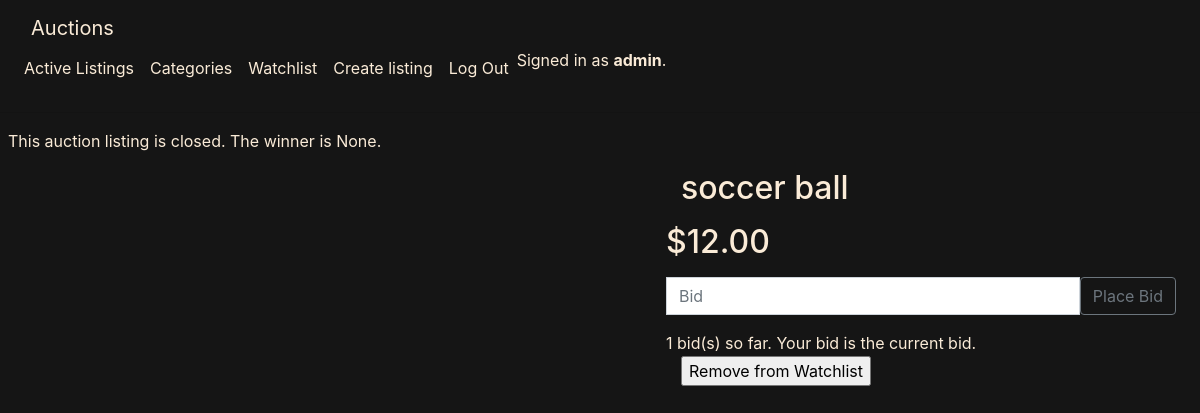
/listing/13 (signed in), run on the app's committed database.
### auctions/models.py (models this page shows, shortened)
class User(AbstractUser):
    pass

class Listing(m.Model):
    title = m.CharField(max_length=50)
    description = m.TextField()
    price = m.FloatField()
    categ = m.ForeignKey('Category', on_delete=m.SET_NULL, blank=True, null=True)
    date = m.DateTimeField(auto_now_add=True)
    image_url = m.TextField(blank=True, null=True)
    creator = m.ForeignKey(User, related_name="listings", on_delete=m.CASCADE)
    winner = m.ForeignKey(User, related_name="won", on_delete=m.SET_NULL, blank=True, null=True)
    active = m.BooleanField(default=True, null=False, blank=False)

### auctions/views.py (the view)
# urls.py: path("listing/<int:listing_id>", views.listing, name="listing"),
def listing(request, listing_id):
    try:
        l = Listing.objects.get(pk=listing_id)
        if request.user.is_authenticated:
            w = Watchlist.objects.get(owner=request.user)
            if w.listings.contains(l):
                watchlisted = True
            else:
                watchlisted = False
        else:
            watchlisted = False
    except Listing.DoesNotExist:
        return render(request, "auctions/error.html", {"error": 1})
    except Watchlist.DoesNotExist:
        watchlisted = False
    bid_form = PlaceBidForm()
    bid_form.fields["amount"].widget.attrs["min"] = round(l.price * 1.1, 1)
    if request.user.is_authenticated:
        user_winning = Bid.objects.filter(listing=l, author=request.user,
                                amount=l.price)
    else:
        user_winning = False
    return render(request, "auctions/listing.html", {
        "listing": l,
        "watchlisted": watchlisted,
        "owner": l.creator == request.user,
        "active": l.active,
        "winner": l.winner == request.user,
        "bid_form": bid_form,
        "comment_form": AddCommentForm(),
        "comments": Comment.objects.filter(listing=l),
        "bid_count": len(Bid.objects.filter(listing=l)),
        "user_winning": user_winning
        })

### auctions/forms.py
class PlaceBidForm(f.ModelForm):
    class Meta:
        model = Bid
        fields = ('amount',)
        labels = {'amount': '',}
        widgets = {'amount': f.NumberInput(attrs={'class': 'form-control', 'placeholder': 'Bid'}),}

class AddCommentForm(f.ModelForm):
    class Meta:
        model = Comment
        fields = ('text',)
        labels = {'text': '',}
        widgets = {'text': f.Textarea(attrs={'class': 'form-control', 'placeholder': 'Comment'}),}

### auctions/templates/auctions/listing.html (shortened to what this page needs)
{% extends "auctions/layout.html" %}
{% load static %}
{% block extrahead %}
<link rel="stylesheet" href="{% static 'listing.css' %}">
{% endblock %}
{% block body %}
<div id="main" class="row m-2" >
  {% include 'auctions/listing-main.html' %}
</div>
{% endblock %}

### auctions/templates/auctions/layout.html (shortened to what this page needs)
{% load static %}
<!DOCTYPE html>
<html lang="en">
<head>
  <link rel="stylesheet" href="https://stackpath.bootstrapcdn.com/bootstrap/4.4.1/css/bootstrap.min.css"
>
  <link href="{% static 'auctions/layout.css' %}" rel="stylesheet">
    {% block extrahead %}{% endblock %}
</head>
<body>
  <nav class="navbar navbar-expand-lg bg-body-tertiary">
    <div class="container-fluid">
      <div class="row">
        <div class="col-md-2">
          <a class="navbar-brand" href="#">Auctions</a>
        </div>
        <div class="collapse navbar-collapse" id="navbarSupportedContent">
          <ul class="navbar-nav me-auto mb-2 mb-lg-0">
            <li class="nav-item">
              <a class="nav-link" href="{% url 'index' %}">Active Listings</a>
            </li>
            <li class="nav-item">
              <a class="nav-link" href="{% url 'categories' %}">Categories</a>
            </li>
            {% if user.is_authenticated %}
            <li class="nav-item">
              <a class="nav-link" href="{% url 'watchlist' %}">Watchlist</a>
            </li>
            <li class="nav-item">
              <a class="nav-link" href="{% url 'create' %}">Create listing</a>
            </li>
            <li class="nav-item">
              <a class="nav-link" href="{% url 'logout' %}">Log Out</a>
            </li>
            {% endif %}
            <span>
              {% if user.is_authenticated %}
              Signed in as <strong>{{ user.username }}</strong>.
              {% else %}
              Not signed in.
              {% endif %}
            </span>
          </ul>
        </div>
      </div>
    </div>
  </nav>
  <hr>
  {% block body %}
  {% endblock %}
</body>
</html>

### auctions/templates/auctions/listing-main.html (shortened to what this page needs)
{% load static %}
<div class="header">
  {% if not active and winner %}
    ¡You won the auction!
  {% elif not active and owner %}
    This auction listing is closed. The winner is {{ listing.winner }}.
  {% elif not active and not winner %}
    This auction listing is closed.
  {% endif %}
</div>
<div class="row p-3 w-100">
  <div class="col-md-7 text-center">
    <div class="img-cont">
    </div>
  </div>
  <div class="col-md-5">
    <div class="row h-25">
      <h2>{{ listing.title }}</h2>
    </div>
    <div class="row h-50 px-0">
      {% if user.is_authenticated %}
      <div class="row h-50">
        <h2 class="m-0 h-75">${{ listing.price | floatformat:"2g" }}</h2>
      </div>
      <div class="row h-50">
        <form class="input-group mb-3" action="{% url 'place_bid' listing_id=listing.id %}" method="post">
          {{ bid_form }}
          <button class="btn btn-outline-secondary" type="submit" id="button-addon2">Place Bid</button>
        </form>
        <div class="bid-placing">
          <p class="m-0">
            {{ bid_count }} bid(s) so far.
            {% if user_winning %}
              Your bid is the current bid.
            {% endif %}
          </p>
        </div>
      </div>
      {% else %}
      <div class="price ">
        <h2>${{ listing.price | floatformat:"2g" }}</h2>
      </div>
      {% endif %}
    </div>
    <div class="row h-25 pt-4">
      {% if user.is_authenticated %}
        <form class="watchlist-form" action="{% url 'manage_watchlist' listing_id=listing.id %}" method="post">
          {% if not watchlisted %}
            <input type="hidden" name="watchlist" value="add">
            <input type="submit" value="Add to Watchlist">
          {% else %}
            <input type="submit" value="Remove from Watchlist">
          {% endif %}
        </form>
      {% endif %}
    </div>
  </div>
</div>

### auctions/static/auctions/layout.css (style rules this page uses)
body { background-color: #151515; color: antiquewhite; }
a, a:hover { color: antiquewhite; text-decoration: none; }

### data on the page
User: username "admin"
Listing: winner "None", title "soccer ball", price "12.00"

### other printed values
{{ bid_count }} "1"
